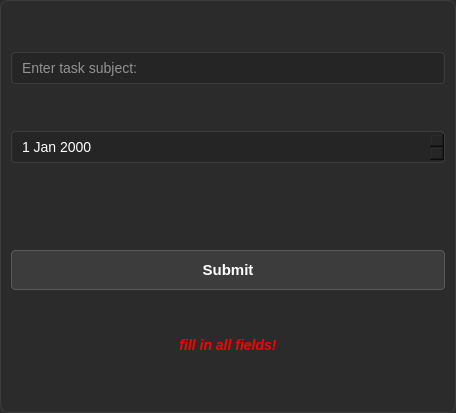
<?xml version="1.0" encoding="UTF-8"?>
<ui version="4.0">
 <class>TaskWindow</class>
 <widget class="QDialog" name="TaskWindow">
  <property name="geometry">
   <rect>
    <x>0</x>
    <y>0</y>
    <width>456</width>
    <height>413</height>
   </rect>
  </property>
  <property name="windowTitle">
   <string>TaskWindow</string>
  </property>
  <property name="styleSheet">
   <string notr="true">  QDialog {
        background-color: #2B2B2B; /* Темный фон */
        border: 1px solid #3C3C3C; /* Темная рамка */
        border-radius: 8px; /* Умеренное закругление углов */
    }
    QLabel {
        color: #E0E0E0; /* Светлый текст */
        font-size: 14px;
        font-weight: 500; /* Полужирный текст */
        margin-bottom: 8px; /* Увеличенный отступ снизу */
    }
    QLineEdit, QDateEdit {
        border: 1px solid #3C3C3C; /* Темная рамка */
        border-radius: 4px; /* Небольшое закругление углов */
        padding: 6px 8px; /* Увеличенный отступ внутри поля */
        background-color: #252525; /* Темный фон полей ввода */
        color: #FFFFFF; /* Белый текст */
        font-size: 14px;
    }
    QLineEdit::placeholder, QDateEdit::placeholder {
        color: #7D7D7D; /* Светло-серый цвет текста-заполнителя */
        font-style: italic; /* Курсив для заполнителя */
    }
    QPushButton {
        background-color: #3C3C3C; /* Темный фон кнопки */
        color: #FFFFFF; /* Белый текст кнопки */
        border: 1px solid #5A5A5A; /* Рамка для строгости */
        border-radius: 4px; /* Умеренное закругление углов */
        padding: 10px 16px; /* Просторный отступ внутри кнопки */
        font-size: 15px;
        font-weight: 600; /* Увеличенная жирность текста */
    }
    QPushButton:hover {
        background-color: #4C4C4C; /* Более светлый фон при наведении */
        border-color: #6A6A6A; /* Светлая рамка при наведении */
    }
    QPushButton:pressed {
        background-color: #2C2C2C; /* Темный фон при нажатии */
        border-color: #5A5A5A; /* Темная рамка при нажатии */
    }
    QPushButton:disabled {
        background-color: #3A3A3A; /* Бледный фон для неактивных кнопок */
        color: #7D7D7D; /* Бледный текст для неактивных кнопок */
        border-color: #5A5A5A; /* Слабая рамка для неактивных кнопок */
    }</string>
  </property>
  <layout class="QVBoxLayout" name="verticalLayout">
   <item>
    <widget class="QLineEdit" name="lineEdit">
     <property name="placeholderText">
      <string>Enter task subject:</string>
     </property>
    </widget>
   </item>
   <item>
    <widget class="QDateEdit" name="dateEdit"/>
   </item>
   <item>
    <spacer name="verticalSpacer">
     <property name="orientation">
      <enum>Qt::Orientation::Vertical</enum>
     </property>
     <property name="sizeType">
      <enum>QSizePolicy::Policy::Fixed</enum>
     </property>
     <property name="sizeHint" stdset="0">
      <size>
       <width>20</width>
       <height>40</height>
      </size>
     </property>
    </spacer>
   </item>
   <item>
    <widget class="QPushButton" name="pushButton">
     <property name="text">
      <string>Submit</string>
     </property>
    </widget>
   </item>
   <item>
    <widget class="QLabel" name="label">
     <property name="sizePolicy">
      <sizepolicy hsizetype="Minimum" vsizetype="Fixed">
       <horstretch>0</horstretch>
       <verstretch>0</verstretch>
      </sizepolicy>
     </property>
     <property name="styleSheet">
      <string notr="true">color:red; font-style: italic;font-size:14px;</string>
     </property>
     <property name="text">
      <string>fill in all fields!</string>
     </property>
     <property name="alignment">
      <set>Qt::AlignmentFlag::AlignCenter</set>
     </property>
    </widget>
   </item>
  </layout>
 </widget>
 <resources/>
 <connections/>
</ui>
